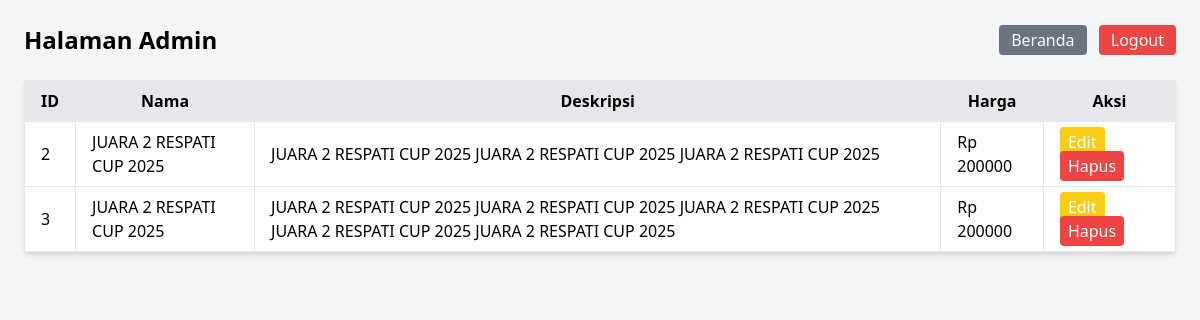
The page /admin (signed in) on the database its author committed.
### tables this page shows
CREATE TABLE produk (
                            id INTEGER PRIMARY KEY AUTOINCREMENT,
                            nama TEXT,
                            deskripsi TEXT,
                            harga INTEGER,
                            gambar TEXT
                        );

### app.py (the view)
@app.route('/admin')
def admin():
    if 'user_id' not in session:
        return redirect(url_for('auth'))
    conn = sqlite3.connect('database.db')
    produk = conn.execute("SELECT * FROM produk").fetchall()
    conn.close()
    return render_template('admin.html', produk=produk)

### templates/admin.html (shortened to what this page needs)
<!DOCTYPE html>
<html lang="en">
  <head>
    <script src="https://cdn.tailwindcss.com"></script>
  </head>
  <body class="bg-gray-100 p-6">
    <div class="flex justify-between items-center mb-6">
      <h1 class="text-2xl font-bold">Halaman Admin</h1>
      <div>
        <a href="/" class="bg-gray-500 text-white px-3 py-1 rounded mr-2"
          >Beranda</a
        >
        <a href="/logout" class="bg-red-500 text-white px-3 py-1 rounded"
          >Logout</a
        >
      </div>
    </div>
    <table class="min-w-full bg-white shadow-md rounded">
      <thead class="bg-gray-200">
        <tr>
          <th class="py-2 px-4 border">ID</th>
          <th class="py-2 px-4 border">Nama</th>
          <th class="py-2 px-4 border">Deskripsi</th>
          <th class="py-2 px-4 border">Harga</th>
          <th class="py-2 px-4 border">Aksi</th>
        </tr>
      </thead>
      <tbody>
        {% for p in produk %}
        <tr class="border-b">
          <td class="py-2 px-4 border">{{ p[0] }}</td>
          <td class="py-2 px-4 border">{{ p[1] }}</td>
          <td class="py-2 px-4 border">{{ p[2] }}</td>
          <td class="py-2 px-4 border">Rp {{ p[3] }}</td>
          <td class="py-2 px-4 border">
            <a
              href="/edit/{{ p[0] }}"
              class="bg-yellow-400 text-white px-2 py-1 rounded mr-2"
              >Edit</a
            >
            <a
              href="/delete/{{ p[0] }}"
              onclick="return confirm('Yakin ingin menghapus?')"
              class="bg-red-500 text-white px-2 py-1 rounded"
              >Hapus</a
            >
          </td>
        </tr>
        {% endfor %}
      </tbody>
    </table>
  </body>
</html>

### rows shown on the page
produk: id "2", nama "JUARA 2 RESPATI CUP 2025", deskripsi "JUARA 2 RESPATI CUP 2025 JUARA 2 RESPATI CUP 2025 JUARA 2 RESPATI CUP 2025", harga "200000"
produk: id "3", nama "JUARA 2 RESPATI CUP 2025", deskripsi "JUARA 2 RESPATI CUP 2025 JUARA 2 RESPATI CUP 2025 JUARA 2 RESPATI CUP 2025 JUARA 2 RESPATI CUP 2025 JUARA 2 RESPATI CUP 2025", harga "200000"
